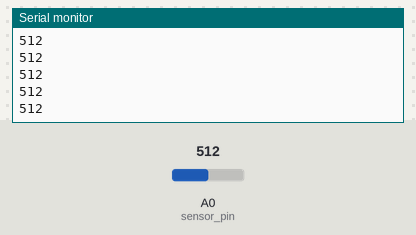
Bench run of a sketch on a simulated Arduino Uno, built with avr-gcc and run on an emulated ATmega328P. On the bench: the last lines printed to the serial monitor. The test bench sets the inputs (shaded band); at power-on: A0 (sensor_pin) = 512.

Above: at 1.2 s.
1.3 s: A0 (sensor_pin) set to 716
At 1.9 s:
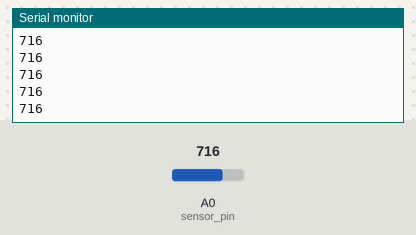
2.8 s: A0 (sensor_pin) set to 900
At 3.6 s:
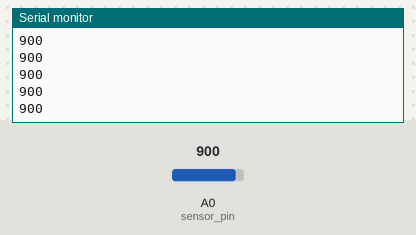
Timing chart, 0 to 5.8 s (numbered marks = the images above; inputs shaded):
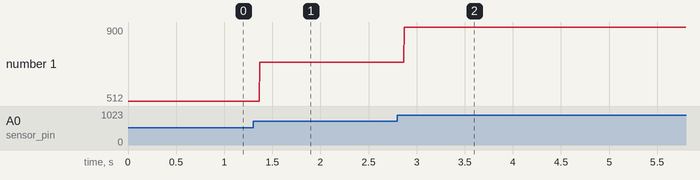

The sketch:

piezo-serial-output.ino
```cpp
int sensor_pin = A0;


void setup() {
  Serial.begin(9600);

}

void loop() {
  // put your main code here, to run repeatedly:

  int sensor_value = analogRead(sensor_pin);
  Serial.println(sensor_value);

}
```

Measured:
- after the input at 1.3 s, the serial monitor: prints a new line after 0.07 s (image 1)
- after the input at 2.8 s, the serial monitor: prints a new line after 0.07 s (image 2)
- plotted number 1: 512 → 716 after the input at 1.3 s, 716 → 900 after the input at 2.8 s
